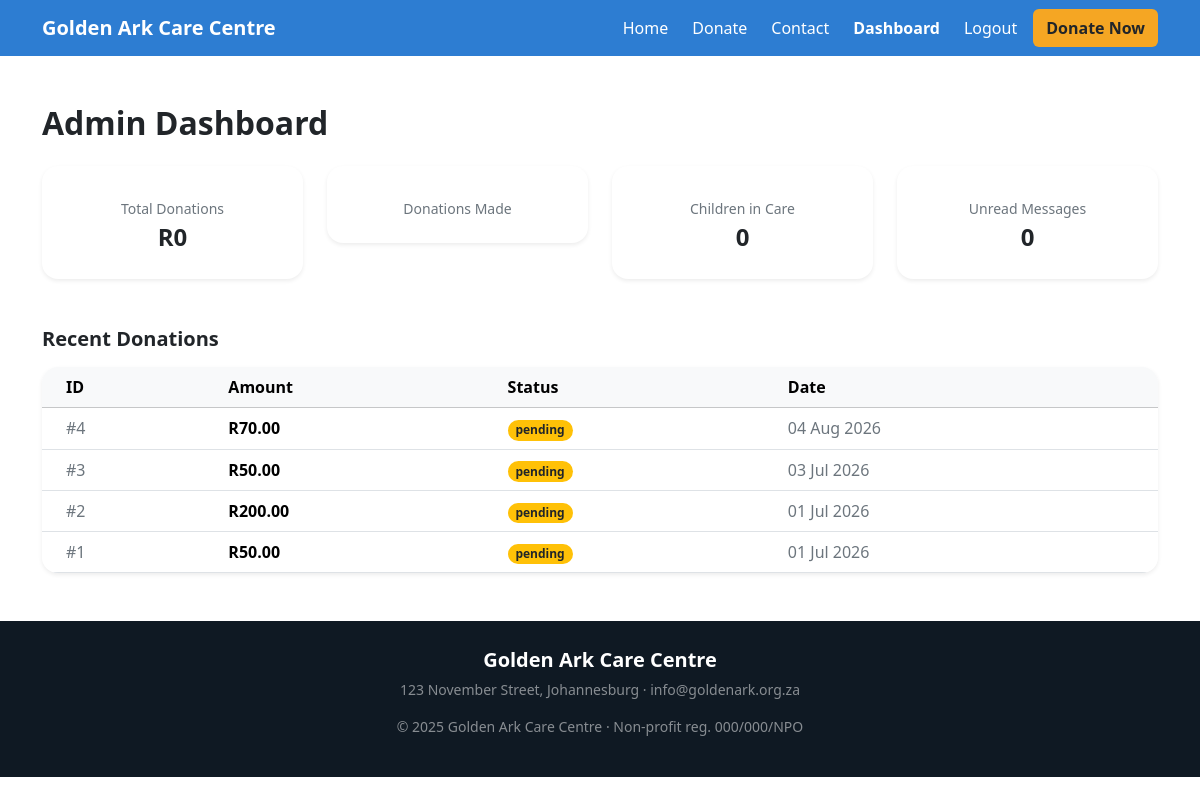
The page /admin/dashboard (signed in) on the database its author committed.
### app/models/donation.py (models this page shows)
class Donation(db.Model):
    __tablename__ = "donations"
    id = db.Column(db.Integer, primary_key=True)
    donor_id = db.Column(db.Integer, db.ForeignKey("users.id"), nullable=True)
    amount = db.Column(db.Float, nullable=False)
    currency = db.Column(db.String(10), default="ZAR")
    message = db.Column(db.Text, nullable=True)
    is_anonymous = db.Column(db.Boolean, default=False)
    status = db.Column(db.String(20), default="pending")  # pending, completed, failed
    payment_reference = db.Column(db.String(100), nullable=True)
    created_at = db.Column(db.DateTime, default=datetime.utcnow)

### app/routes/admin.py (the view)
@admin_bp.route("/dashboard")
@login_required
@admin_required
def dashboard():
    total_donations = db.session.query(db.func.sum(Donation.amount)).filter_by(status="completed").scalar() or 0
    child_count = Child.query.filter_by(is_active=True).count()
    unread_messages = ContactMessage.query.filter_by(is_read=False).count()
    recent_donations = Donation.query.order_by(Donation.created_at.desc()).limit(5).all()
    return render_template("admin/dashboard.html",
        total_donations=total_donations,
        child_count=child_count,
        unread_messages=unread_messages,
        recent_donations=recent_donations
    )

### app/models/user.py (called while the page is built)
@login_manager.user_loader
def load_user(user_id):
    return User.query.get(int(user_id))

### app/routes/admin.py (called while the page is built)
def admin_required(f):
    from functools import wraps
    @wraps(f)
    def decorated(*args, **kwargs):
        if not current_user.is_authenticated or not current_user.is_admin:
            abort(403)
        return f(*args, **kwargs)
    return decorated

### app/templates/admin/dashboard.html (shortened to what this page needs)
{% extends "base.html" %}
{% block content %}
<section class="py-5">
  <div class="container">
    <h2 class="fw-bold mb-4">Admin Dashboard</h2>
    <div class="row g-4 mb-5">
      <div class="col-sm-6 col-lg-3">
        <div class="card border-0 shadow-sm rounded-4 p-4 text-center">
          <div class="text-secondary small">Total Donations</div>
          <div class="fs-4 fw-bold">R{{ "{:,.0f}".format(total_donations) }}</div>
        </div>
      </div>
      <div class="col-sm-6 col-lg-3">
        <div class="card border-0 shadow-sm rounded-4 p-4 text-center">
          <div class="text-secondary small">Donations Made</div>
        </div>
      </div>
      <div class="col-sm-6 col-lg-3">
        <div class="card border-0 shadow-sm rounded-4 p-4 text-center">
          <div class="text-secondary small">Children in Care</div>
          <div class="fs-4 fw-bold">{{ child_count }}</div>
        </div>
      </div>
      <div class="col-sm-6 col-lg-3">
        <div class="card border-0 shadow-sm rounded-4 p-4 text-center">
          <div class="text-secondary small">Unread Messages</div>
          <div class="fs-4 fw-bold">{{ unread_messages }}</div>
        </div>
      </div>
    </div>
    <h5 class="fw-bold mb-3">Recent Donations</h5>
    <div class="card border-0 shadow-sm rounded-4 overflow-hidden">
      <table class="table table-hover mb-0">
        <thead class="table-light">
          <tr>
            <th class="ps-4">ID</th>
            <th>Amount</th>
            <th>Status</th>
            <th>Date</th>
          </tr>
        </thead>
        <tbody>
          {% for donation in recent_donations %}
          <tr>
            <td class="ps-4 text-secondary">#{{ donation.id }}</td>
            <td class="fw-bold">R{{ "{:,.2f}".format(donation.amount) }}</td>
            <td>
              <span class="badge rounded-pill
                {% if donation.status == 'completed' %}bg-success
                {% elif donation.status == 'failed' %}bg-danger
                {% else %}bg-warning text-dark{% endif %}">
                {{ donation.status }}
              </span>
            </td>
            <td class="text-secondary">{{ donation.created_at.strftime("%d %b %Y") }}</td>
          </tr>
          {% endfor %}
        </tbody>
      </table>
    </div>
  </div>
</section>
{% endblock %}

### app/templates/base.html (shortened to what this page needs)
<!DOCTYPE html>
<html lang="en">
<head>
  <link href="https://cdn.jsdelivr.net/npm/bootstrap@5.3.3/dist/css/bootstrap.min.css" rel="stylesheet"/>
  <link href="https://cdn.jsdelivr.net/npm/bootstrap-icons@1.11.3/font/bootstrap-icons.css" rel="stylesheet"/>
  <link rel="stylesheet" href="{{ url_for('static', filename='css/main.css') }}"/>
</head>
<body>
  <nav class="navbar navbar-expand-lg sticky-top" style="background-color: #2D7DD2;">
    <div class="container">
      <a class="navbar-brand text-white fw-bold fs-5" href="{{ url_for('public.index') }}">
        Golden Ark Care Centre
      </a>
      <div class="collapse navbar-collapse" id="navMenu">
        <ul class="navbar-nav ms-auto align-items-center gap-2">
          <li class="nav-item">
            <a class="nav-link text-white" href="{{ url_for('public.index') }}">Home</a>
          </li>
          <li class="nav-item">
            <a class="nav-link text-white" href="{{ url_for('public.donate') }}">Donate</a>
          </li>
          <li class="nav-item">
            <a class="nav-link text-white" href="{{ url_for('public.contact') }}">Contact</a>
          </li>
          {% if current_user.is_authenticated %}
          <li class="nav-item">
            <a class="nav-link text-white" href="{{ url_for('admin.dashboard') }}">Dashboard</a>
          </li>
          <li class="nav-item">
            <a class="nav-link text-white" href="{{ url_for('auth.logout') }}">Logout</a>
          </li>
          {% endif %}
          <li class="nav-item">
            <a href="{{ url_for('public.donate') }}" class="btn fw-bold" style="background:#F5A623;">
              Donate Now
            </a>
          </li>
        </ul>
      </div>
    </div>
  </nav>
  <main>
    {% block content %}{% endblock %}
  </main>
  <footer class="py-4 text-center text-white" style="background:#0f1923;">
    <div class="container">
      <p class="fw-bold fs-5 mb-1">Golden Ark Care Centre</p>
      <p class="text-white-50 small">123 November Street, Johannesburg · info@goldenark.org.za</p>
      <p class="text-white-50 small mt-2">© 2025 Golden Ark Care Centre · Non-profit reg. 000/000/NPO</p>
    </div>
  </footer>
</body>
</html>

### main.css (style rules this page uses)
.card { transition: transform 0.2s, box-shadow 0.2s; }

### rows shown on the page
Donation: id "4", amount "70.00", status "pending", created_at "04 Aug 2026"
Donation: id "3", amount "50.00", status "pending", created_at "03 Jul 2026"
Donation: id "2", amount "200.00", status "pending", created_at "01 Jul 2026"
Donation: id "1", amount "50.00", status "pending", created_at "01 Jul 2026"

### other values the page prints
{{ "{:,.0f}".format(total_donations) }} "0"
{{ child_count }} "0"
{{ unread_messages }} "0"
